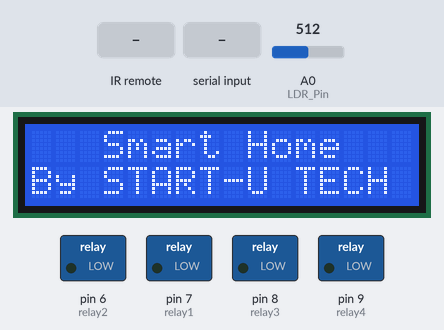
The sketch below on a simulated Arduino Uno, built with avr-gcc and run on an emulated ATmega328P. On the bench: 16×2 character LCD, switched loads named in the sketch (green lamp = pin HIGH). Inputs (shaded band) come from the test bench; at power-on: A0 (LDR_Pin) = 512. What the sketch prints to the serial monitor is not drawn.

Above: at 1.2 s.
1.3 s: infrared code 0xFF30CF received
At 2.9 s:
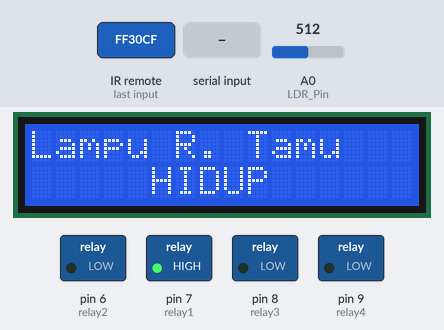
5.5 s: "3\n" received over Serial
At 6.5 s:
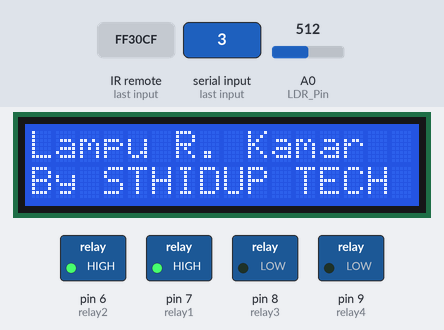
9.6 s: byte 48 ('0') received over Serial
At 11.3 s:
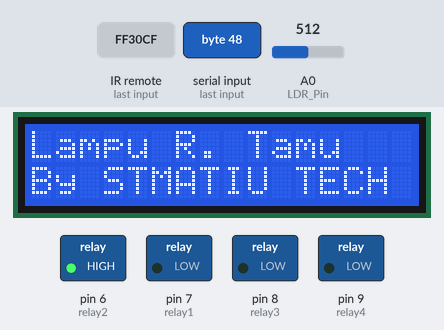
13.6 s: byte 53 ('5') received over Serial
At 14.8 s:
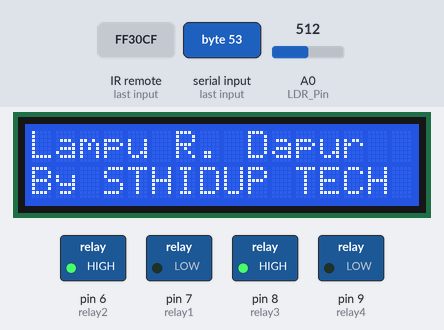
17.6 s: byte 49 ('1') received over Serial
At 18.4 s:
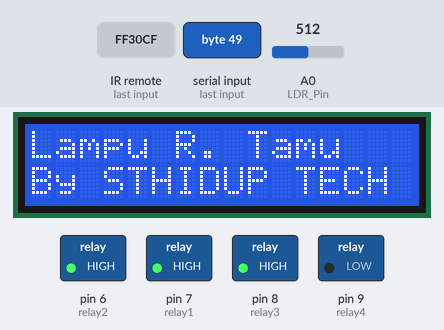
21.6 s: byte 50 ('2') received over Serial
At 23.2 s:
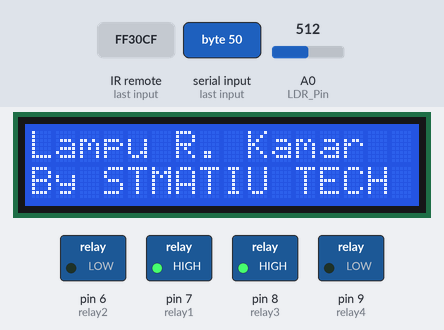
Timing chart, 0 to 24.7 s (numbered marks = the images above; inputs shaded):
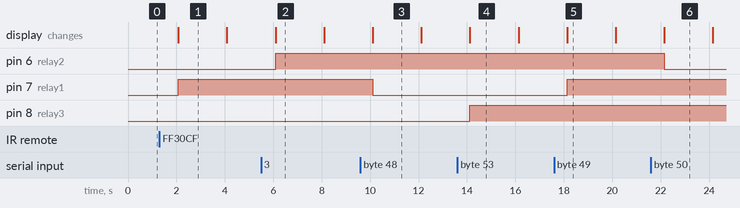

Measured:
- after the input at 1.3 s, pin 7 (relay1): LOW → HIGH after 0.78 s; the display: changes after 0.78 s (image 1)
- after the input at 5.5 s, pin 6 (relay2): LOW → HIGH after 0.59 s; the display: changes after 0.60 s (image 2)
- after the input at 9.6 s, pin 7 (relay1): HIGH → LOW after 0.51 s; the display: changes after 0.51 s (image 3)
- after the input at 13.6 s, pin 8 (relay3): LOW → HIGH after 0.52 s; the display: changes after 0.52 s (image 4)
- after the input at 17.6 s, pin 7 (relay1): LOW → HIGH after 0.54 s; the display: changes after 0.54 s (image 5)
- after the input at 21.6 s, pin 6 (relay2): HIGH → LOW after 0.55 s; the display: changes after 0.55 s (image 6)
- what the display in image 1 shows lasts 2.0 s, from 2.1 s to 4.1 s

The sketch:

Smart_Home_Project.ino
```cpp
#include <LiquidCrystal.h>
#include <IRremote.h>


// Pin Interface
int relay1 = 7;
int relay2 = 6;
int relay3 = 8;
int relay4 = 9;
int RECV_PIN = 10;
const int LDR_Pin = A0;

//LCD Interface
LiquidCrystal lcd(12, 11, 5, 4, 3, 2);

//Variabel Data Setup
char data = 0;
int sensorValue = 0;
int ledHidup[] = {0,0,0,0};

//IR Interface
IRrecv irrecv(RECV_PIN);
decode_results results;


//IR Remote Button Setup
#define switch1 0xFF30CF
#define switch2 0xFF18E7
#define switch3 0xFF7A85

void setup()
  {
    Serial.begin(9600);

     irrecv.enableIRIn();
     irrecv.blink13(true);

    //Pin Setup
    pinMode(relay1,OUTPUT);
    pinMode(relay2,OUTPUT);
    pinMode(relay3,OUTPUT);
    pinMode(relay4,OUTPUT);

    //LCD Setup
    lcd.begin(16,2);
  }


void loop()
{
    lcd.clear();
    lcd.setCursor(3,0);
    lcd.print("Smart Home");
    lcd.setCursor(0,1);
    lcd.print("By START-U TECH");

/*==========Fungsi IR========*/
    if (irrecv.decode(&results))
      {
        lcd.clear();
        unsigned int value = results.value;
        switch(value)
          {
            case switch1:
            if(ledHidup[1] == 1)
              {
                digitalWrite(relay1,LOW);
                lcd.setCursor(0,0);
                lcd.print("Lampu Ruang Tamu");
                lcd.setCursor(5,1);
                lcd.print("MATI");
                ledHidup[1] = 0;
              }
            else
              {
                digitalWrite(relay1,HIGH);
                lcd.setCursor(0,0);
                lcd.print("Lampu R. Tamu");
                lcd.setCursor(5,1);
                lcd.print("HIDUP");
                ledHidup[1] = 1;
              }
            break;

            case switch2:
            if(ledHidup[2] == 1)
              {
                digitalWrite(relay2,LOW);
                lcd.setCursor(0,0);
                lcd.print("Lampu R. Kamar");
                lcd.setCursor(5,1);
                lcd.print("MATI");
                ledHidup[2] = 0;
              }
            else
              {
                digitalWrite(relay2,HIGH);
                lcd.setCursor(0,0);
                lcd.print("Lampu R. Kamar");
                lcd.setCursor(5,1);
                lcd.print("HIDUP");
                ledHidup[2] = 1;
              }
            break;

            case switch3:
            if (ledHidup[3] == 1)
              {
                digitalWrite(relay3,LOW);
                lcd.setCursor(0,0);
                lcd.print("Lampu R. Dapur");
                lcd.setCursor(5,1);
                lcd.print("HIDUP");
                ledHidup[3] = 0;
              }
            else
              {
                digitalWrite(relay3,HIGH);
                lcd.setCursor(0,0);
                lcd.print("Lampu R. Dapur");
                lcd.setCursor(5,1);
                lcd.print("MATI");
                ledHidup[3] = 1;
              }
            break;
        }
      Serial.println(value);
      irrecv.resume();
    }

/*=============  Cek bluetooth dan aksi============*/

   if(Serial.available() > 0)
    {
      data = Serial.read();
      Serial.print(data);
      Serial.print("\n");

      //Kontrol Relay
      if (data == '0')
        {
          digitalWrite(relay1,LOW);
          lcd.setCursor(0,0);
          lcd.print("Lampu R. Tamu");
          lcd.setCursor(5,1);
          lcd.print("MATI");
        }
      else if (data == '1')
        {
          digitalWrite(relay1,HIGH);
          lcd.setCursor(0,0);
          lcd.print("Lampu R. Tamu");
          lcd.setCursor(5,1);
          lcd.print("HIDUP");
        }
      else if (data == '2')
        {
          digitalWrite(relay2,LOW);
          lcd.setCursor(0,0);
          lcd.print("Lampu R. Kamar");
          lcd.setCursor(5,1);
          lcd.print("MATI");
        }
      else if (data == '3')
        {
          digitalWrite(relay2,HIGH);
          lcd.setCursor(0,0);
          lcd.print("Lampu R. Kamar");
          lcd.setCursor(5,1);
          lcd.print("HIDUP");
        }
      else if (data == '4')
        {
          digitalWrite(relay3,LOW);
          lcd.setCursor(0,0);
          lcd.print("Lampu R. Dapur");
          lcd.setCursor(5,1);
          lcd.print("MATI");
        }
      else if (data == '5')
        {
          digitalWrite(relay3,HIGH);
          lcd.setCursor(0,0);
          lcd.print("Lampu R. Dapur");
          lcd.setCursor(5,1);
          lcd.print("HIDUP");
        }

    }

/*========== Lampu LDR   =================*/

  //Lampu LDR
  sensorValue = analogRead(LDR_Pin);
  if (sensorValue > 600)
    {
      digitalWrite (relay4, HIGH);
    }
  else
    {
      digitalWrite (relay4,LOW);
    }
  delay(2000);
}
```
